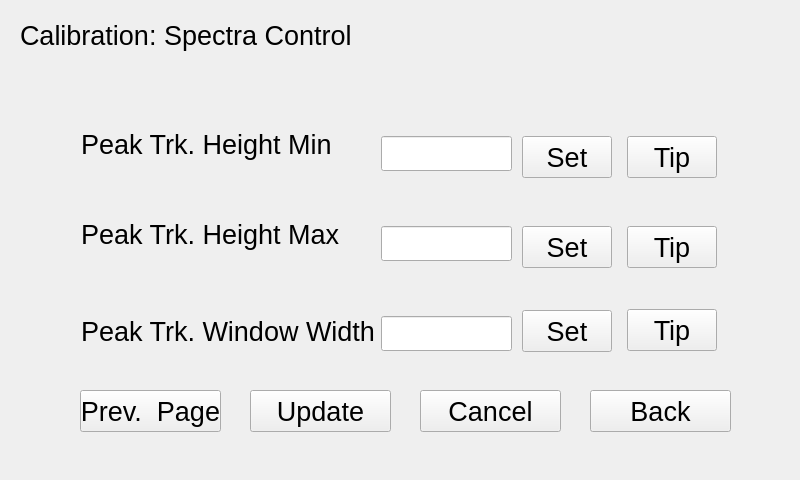
<?xml version="1.0" encoding="UTF-8"?>
<ui version="4.0">
 <class>spectrumselfregulateDlg4</class>
 <widget class="QWidget" name="spectrumselfregulateDlg4">
  <property name="geometry">
   <rect>
    <x>0</x>
    <y>0</y>
    <width>800</width>
    <height>480</height>
   </rect>
  </property>
  <property name="windowTitle">
   <string>Form</string>
  </property>
  <widget class="QPushButton" name="findpeakfittingwindowTip">
   <property name="geometry">
    <rect>
     <x>627</x>
     <y>309</y>
     <width>90</width>
     <height>42</height>
    </rect>
   </property>
   <property name="font">
    <font>
     <pointsize>20</pointsize>
    </font>
   </property>
   <property name="text">
    <string>Tip</string>
   </property>
  </widget>
  <widget class="QPushButton" name="PkTrkHgtMax_change">
   <property name="geometry">
    <rect>
     <x>522</x>
     <y>226</y>
     <width>90</width>
     <height>42</height>
    </rect>
   </property>
   <property name="font">
    <font>
     <pointsize>20</pointsize>
    </font>
   </property>
   <property name="text">
    <string>Set</string>
   </property>
  </widget>
  <widget class="QLabel" name="label_5">
   <property name="geometry">
    <rect>
     <x>81</x>
     <y>129</y>
     <width>252</width>
     <height>32</height>
    </rect>
   </property>
   <property name="text">
    <string>&lt;html&gt;&lt;head/&gt;&lt;body&gt;&lt;p&gt;&lt;span style=&quot; font-size:20pt;&quot;&gt;Peak Trk. Height Min&lt;/span&gt;&lt;/p&gt;&lt;/body&gt;&lt;/html&gt;</string>
   </property>
  </widget>
  <widget class="QPushButton" name="findpeakmaximumheightTip">
   <property name="geometry">
    <rect>
     <x>627</x>
     <y>226</y>
     <width>90</width>
     <height>42</height>
    </rect>
   </property>
   <property name="font">
    <font>
     <pointsize>20</pointsize>
    </font>
   </property>
   <property name="text">
    <string>Tip</string>
   </property>
  </widget>
  <widget class="QLabel" name="label_7">
   <property name="geometry">
    <rect>
     <x>81</x>
     <y>316</y>
     <width>297</width>
     <height>32</height>
    </rect>
   </property>
   <property name="text">
    <string>&lt;html&gt;&lt;head/&gt;&lt;body&gt;&lt;p&gt;&lt;span style=&quot; font-size:20pt;&quot;&gt;Peak Trk. Window Width&lt;/span&gt;&lt;/p&gt;&lt;/body&gt;&lt;/html&gt;</string>
   </property>
  </widget>
  <widget class="QLineEdit" name="PkTrkHgtMin_lineEdit">
   <property name="geometry">
    <rect>
     <x>381</x>
     <y>136</y>
     <width>131</width>
     <height>35</height>
    </rect>
   </property>
   <property name="font">
    <font>
     <pointsize>20</pointsize>
    </font>
   </property>
  </widget>
  <widget class="QLineEdit" name="PkTrkHgtMax_lineEdit">
   <property name="geometry">
    <rect>
     <x>381</x>
     <y>226</y>
     <width>131</width>
     <height>35</height>
    </rect>
   </property>
   <property name="font">
    <font>
     <pointsize>20</pointsize>
    </font>
   </property>
  </widget>
  <widget class="QLineEdit" name="PkWdith_lineEdit">
   <property name="geometry">
    <rect>
     <x>381</x>
     <y>316</y>
     <width>131</width>
     <height>35</height>
    </rect>
   </property>
   <property name="font">
    <font>
     <pointsize>20</pointsize>
    </font>
   </property>
  </widget>
  <widget class="QPushButton" name="PkTrkHgtMin_change">
   <property name="geometry">
    <rect>
     <x>522</x>
     <y>136</y>
     <width>90</width>
     <height>42</height>
    </rect>
   </property>
   <property name="font">
    <font>
     <pointsize>20</pointsize>
    </font>
   </property>
   <property name="text">
    <string>Set</string>
   </property>
  </widget>
  <widget class="QLabel" name="label_6">
   <property name="geometry">
    <rect>
     <x>81</x>
     <y>219</y>
     <width>258</width>
     <height>32</height>
    </rect>
   </property>
   <property name="text">
    <string>&lt;html&gt;&lt;head/&gt;&lt;body&gt;&lt;p&gt;&lt;span style=&quot; font-size:20pt;&quot;&gt;Peak Trk. Height Max&lt;/span&gt;&lt;/p&gt;&lt;/body&gt;&lt;/html&gt;</string>
   </property>
  </widget>
  <widget class="QPushButton" name="PkWdith_change">
   <property name="geometry">
    <rect>
     <x>522</x>
     <y>310</y>
     <width>90</width>
     <height>42</height>
    </rect>
   </property>
   <property name="font">
    <font>
     <pointsize>20</pointsize>
    </font>
   </property>
   <property name="text">
    <string>Set</string>
   </property>
  </widget>
  <widget class="QPushButton" name="findpeakminimumheightTip">
   <property name="geometry">
    <rect>
     <x>627</x>
     <y>136</y>
     <width>90</width>
     <height>42</height>
    </rect>
   </property>
   <property name="font">
    <font>
     <pointsize>20</pointsize>
    </font>
   </property>
   <property name="text">
    <string>Tip</string>
   </property>
  </widget>
  <widget class="QPushButton" name="back">
   <property name="geometry">
    <rect>
     <x>590</x>
     <y>390</y>
     <width>141</width>
     <height>42</height>
    </rect>
   </property>
   <property name="font">
    <font>
     <pointsize>20</pointsize>
    </font>
   </property>
   <property name="text">
    <string>Back</string>
   </property>
  </widget>
  <widget class="QPushButton" name="ok">
   <property name="geometry">
    <rect>
     <x>250</x>
     <y>390</y>
     <width>141</width>
     <height>42</height>
    </rect>
   </property>
   <property name="font">
    <font>
     <pointsize>20</pointsize>
    </font>
   </property>
   <property name="text">
    <string>Update</string>
   </property>
  </widget>
  <widget class="QPushButton" name="pageUp">
   <property name="geometry">
    <rect>
     <x>80</x>
     <y>390</y>
     <width>141</width>
     <height>42</height>
    </rect>
   </property>
   <property name="font">
    <font>
     <pointsize>20</pointsize>
    </font>
   </property>
   <property name="text">
    <string>Prev.  Page</string>
   </property>
  </widget>
  <widget class="QPushButton" name="cancel">
   <property name="geometry">
    <rect>
     <x>420</x>
     <y>390</y>
     <width>141</width>
     <height>42</height>
    </rect>
   </property>
   <property name="font">
    <font>
     <pointsize>20</pointsize>
    </font>
   </property>
   <property name="text">
    <string>Cancel</string>
   </property>
  </widget>
  <widget class="QLabel" name="label">
   <property name="geometry">
    <rect>
     <x>20</x>
     <y>10</y>
     <width>381</width>
     <height>51</height>
    </rect>
   </property>
   <property name="text">
    <string>&lt;html&gt;&lt;head/&gt;&lt;body&gt;&lt;p&gt;&lt;span style=&quot; font-size:20pt;&quot;&gt;Calibration:  Spectra Control&lt;/span&gt;&lt;/p&gt;&lt;/body&gt;&lt;/html&gt;</string>
   </property>
  </widget>
 </widget>
 <resources/>
 <connections/>
</ui>
